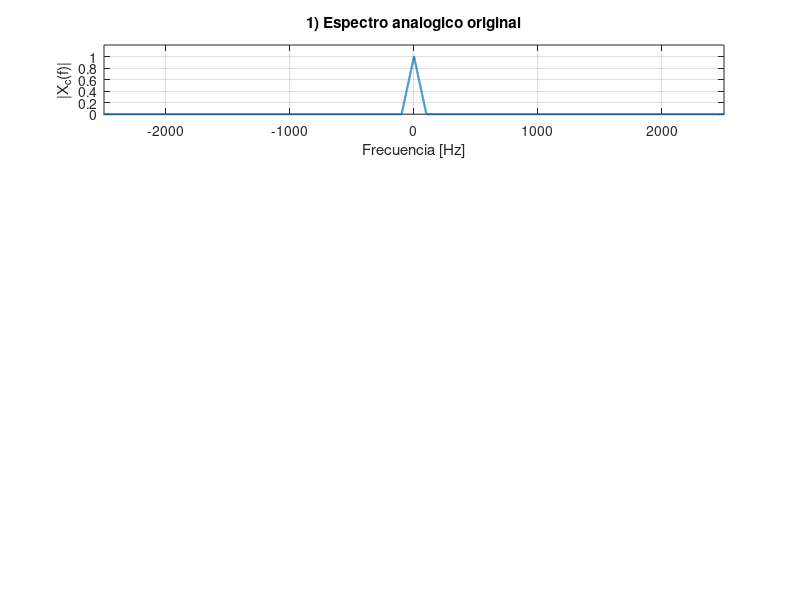

Write the MATLAB code that produced this figure. (Note: this script raises an error after producing the figure.)
clc;
clear;
close all;

%% Datos del problema
fmax = 100;          % banda util maxima [Hz]
fs  = 2200;          % frecuencia de muestreo minima hallada [Hz]
fsf = 200;           % frecuencia final deseada luego de decimar [Hz]
M   = fs/fsf;        % factor de decimacion

if abs(M-round(M)) > 1e-12
    error('M no es entero. Cambia fs o fsf.');
end
M = round(M);

fprintf('fs = %.1f Hz\n', fs);
fprintf('fs final = %.1f Hz\n', fsf);
fprintf('M = %d\n', M);
fprintf('wc = pi/%d rad\n', M);

%% Eje de frecuencias
f = linspace(-3000,3000,12001);

%% 1) Espectro analogico "idealizado" de la señal util
% Triangulo centrado en 0 entre -fmax y fmax
Xsig = max(1 - abs(f)/fmax, 0);

%% 2) Filtro antialiasing analogico simple
% Queremos algo que aproxime:
% -3 dB en 500 Hz
% -60 dB en 2000 Hz
%
% Uso una magnitud tipo Butterworth y busco un orden que aproxime ambas.
fc_aa = 500;  % frecuencia de -3 dB
target_db_2000 = -60;

best_n = 1;
best_err = inf;

for n = 1:20
    Htest = 1 ./ sqrt(1 + (abs(2000)/fc_aa).^(2*n));
    dbtest = 20*log10(Htest);
    err = abs(dbtest - target_db_2000);
    if err < best_err
        best_err = err;
        best_n = n;
    end
end

n_aa = best_n;
Haa = 1 ./ sqrt(1 + (abs(f)/fc_aa).^(2*n_aa));

fprintf('Orden aproximado del filtro analogico para acercarse a -60 dB en 2000 Hz: n = %d\n', n_aa);

%% Espectro luego del filtro analogico
Xa = Xsig .* Haa;

%% 3) Espectro luego del muestreo a fs
% Replicas cada k*fs
Xs = zeros(size(f));
kvals = -2:2;
for k = kvals
    Xs = Xs + interp1(f, Xa, f - k*fs, 'linear', 0);
end

%% 4) Filtro digital abrupto antes de decimar
% Antes de decimar por M, hay que dejar solo hasta fs/(2M)=100 Hz
fd = fs/(2*M);   % corte en Hz
Hd = double(abs(f) <= fd);

Xf = Xs .* Hd;

%% 5) Espectro final luego de decimar
% Esquema ilustrativo: replico con la nueva fs final
Xd = zeros(size(f));
kvals2 = -6:6;
for k = kvals2
    Xd = Xd + interp1(f, Xf, f - k*fsf, 'linear', 0);
end

%% Graficos
figure('Color','w','Position',[100 80 1100 850]);

subplot(5,1,1)
plot(f, Xsig, 'LineWidth', 1.5)
grid on
xlim([-2500 2500])
ylim([0 1.2])
title('1) Espectro analogico original')
xlabel('Frecuencia [Hz]')
ylabel('|X_c(f)|')
xline(-fmax,'--r','-f_{max}');
xline(fmax,'--r','f_{max}');

subplot(5,1,2)
plot(f, Haa, 'LineWidth', 1.5)
grid on
xlim([0 2500])
ylim([0 1.1])
title(sprintf('2) Filtro antialiasing analogico simple (aprox. Butterworth, n=%d)', n_aa))
xlabel('Frecuencia [Hz]')
ylabel('|H_{aa}(f)|')
xline(500,'--r','500 Hz');
xline(2000,'--r','2000 Hz');

subplot(5,1,3)
plot(f, Xs, 'LineWidth', 1.5)
grid on
xlim([-2500 2500])
ylim([0 1.5])
title(sprintf('3) Espectro luego del muestreo a f_s = %g Hz', fs))
xlabel('Frecuencia [Hz]')
ylabel('|X_s(f)|')
for k = kvals
    xline(k*fs, ':k');
end

subplot(5,1,4)
plot(f, Xf, 'LineWidth', 1.5)
grid on
xlim([-500 500])
ylim([0 1.2])
title(sprintf('4) Luego del filtro digital antialiasing previo a decimar (corte = %g Hz)', fd))
xlabel('Frecuencia [Hz]')
ylabel('|X_f(f)|')
xline(-fd,'--r','-f_c');
xline(fd,'--r','f_c');

subplot(5,1,5)
plot(f, Xd, 'LineWidth', 1.5)
grid on
xlim([-600 600])
ylim([0 1.5])
title(sprintf('5) Espectro esquematico luego de decimar por M = %d (f_{s,final} = %g Hz)', M, fsf))
xlabel('Frecuencia [Hz]')
ylabel('|X_d(f)|')
for k = -3:3
    xline(k*fsf, ':k');
end

sgtitle('Esquema de oversampling y filtro antialiasing')
